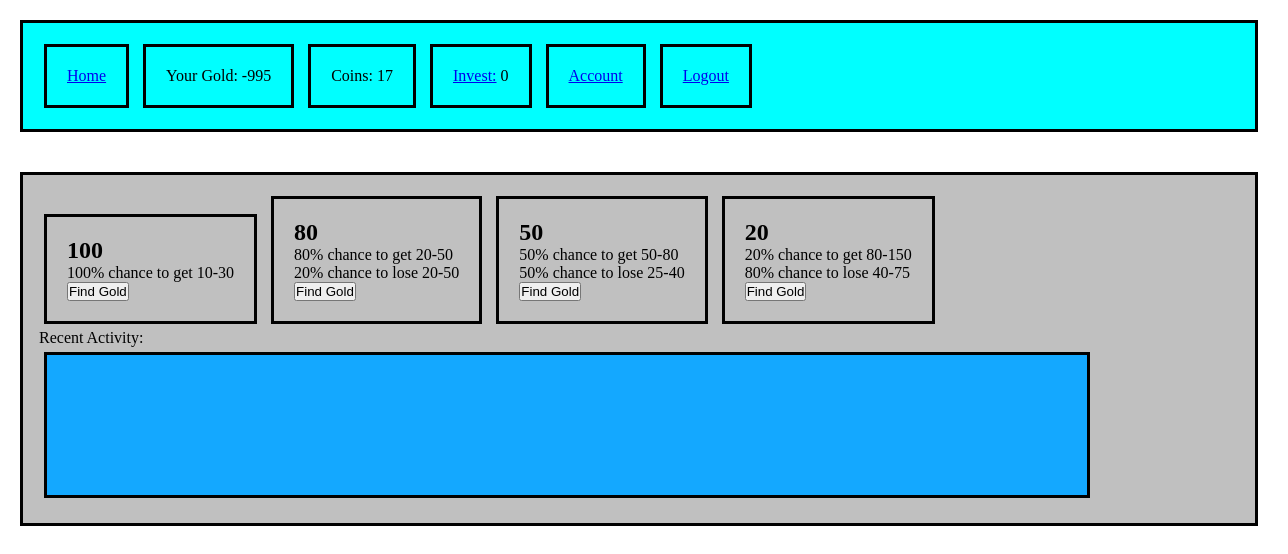
/ (signed in), run on an earlier commit of the app's database.
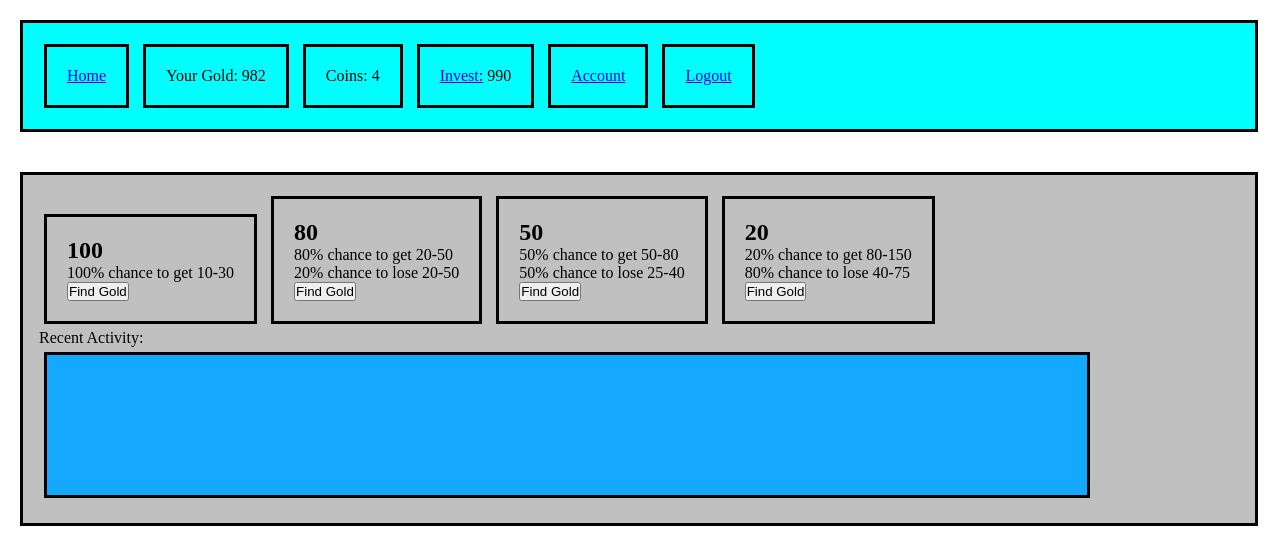
And on a later commit of the database.
### app1/models.py (models this page shows)
class User(models.Model):
    email = models.CharField(max_length=100)
    username =models.CharField(max_length=100)
    password = models.CharField(max_length=100)
    account_balance = models.IntegerField()
    coins = models.IntegerField()
    invested_balance = models.IntegerField()
    date_joined = models.DateTimeField(auto_now_add=True)
    investment_click_counter = models.IntegerField()
    coin_click_counter = models.IntegerField()
    level = models.IntegerField()
    objects = UserManager()

### app1/views.py (the view)
# urls.py: path('', views.index),
def index(request):
    if 'user_id' not in request.session:
        return redirect('/display_login')
    user = User.objects.get(id=request.session['user_id'])
    context = {
    "user":user
}
    if 'activities' not in request.session:
        request.session['activities'] = []
    if user.coins == 0:
        return redirect("/no_more_coins")
    return render(request, "index.html",context)

### app1/templates/index.html (shortened to what this page needs)
<!DOCTYPE html>
<html>
  <head>
    {% load static %}
    <link rel="stylesheet" href="{% static 'css/style.css' %}">
  </head>
  <body>
      <div id='above_wrapper'>
        <div><p><a href='/'>Home</a> </p></div>
            <div><p>Your Gold: {{user.account_balance}}</p></div>
            <div><p>Coins: {{user.coins}}</p></div>
            <div><p><a href='/display_invest'>Invest:</a> {{user.invested_balance}}</p></div>
            <div><p><a href='/display_account'>Account</a></p></div>
            <div><p><a href='/logout'>Logout</a></p></div>
      </div>
    <div id='wrapper'>
      <div>
              <form class='option' action="/process_money/" method="post">
                  <h2>100</h2>
                  <p>100% chance to get 10-30</p>
                  <button name='farm' type="submit">Find Gold</button>
              </form>
      </div>
      <div>
          <form class='option' action="/process_money/" method="post">
              <h2>80</h2>
              <p>80% chance to get 20-50</p>
              <p>20% chance to lose 20-50</p>
              <button name='cave' type="submit">Find Gold</button>
          </form>
      </div>
      <div>
          <form class='option' action="/process_money/" method="post" >
              <h2>50</h2>
              <p>50% chance to get 50-80</p>
              <p>50% chance to lose 25-40</p>
              <button name='house' type="submit">Find Gold</button>
          </form>
      </div>
      <div>
          <form class='option' action="/process_money/" method="post">
              <h2>20</h2>
              <p>20% chance to get 80-150</p>
              <p>80% chance to lose 40-75</p>
              <button name='casino' type="submit">Find Gold</button>
          </form>
      </div>
      <p> Recent Activity:</p>
      <div id='activities'>
      </div>
    </div>
  </body>
</html>

What changed in the data, as far as the page shows it:
changed User: account_balance "-995" → "982"; coins "17" → "4"; invested_balance "0" → "990"
